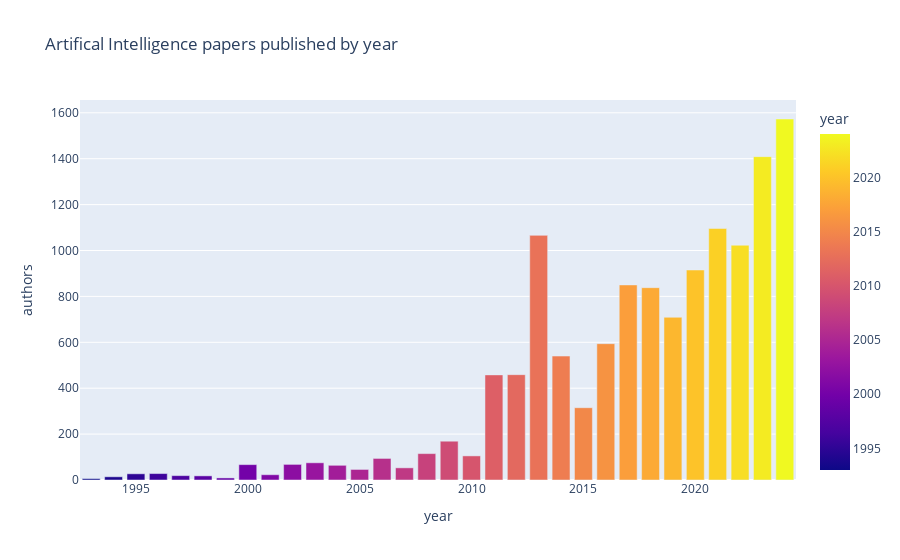

Notebook code for this chart:
### Code cell
px.bar(ai, x='year', y = 'authors', color = 'year', title="Artifical Intelligence papers published by year")

### Figure 1 — Plotly figure (JSON) as saved in the notebook; plotly's stock layout.template omitted (floating-point values rounded to 4 significant figures)
{"data": [{"hovertemplate": "year=%{marker.color}<br>authors=%{y}<extra></extra>", "legendgroup": "", "marker": {"color": [1993, 1994, 1995, 1996, 1997, 1998, 1999, 2000, 2001, 2002, 2003, 2004, 2005, 2006, 2007, 2008, 2009, 2010, 2011, 2012, 2013, 2014, 2015, 2016, 2017, 2018, 2019, 2020, 2021, 2022, 2023, 2024], "coloraxis": "coloraxis", "pattern": {"shape": ""}}, "name": "", "orientation": "v", "showlegend": false, "textposition": "auto", "type": "bar", "x": [1993, 1994, 1995, 1996, 1997, 1998, 1999, 2000, 2001, 2002, 2003, 2004, 2005, 2006, 2007, 2008, 2009, 2010, 2011, 2012, 2013, 2014, 2015, 2016, 2017, 2018, 2019, 2020, 2021, 2022, 2023, 2024], "xaxis": "x", "y": [6, 14, 27, 28, 19, 18, 9, 67, 23, 68, 75, 64, 46, 94, 53, 115, 169, 105, 458, 459, 1066, 540, 315, 594, 850, 838, 709, 915, 1096, 1023, 1409, 1573], "yaxis": "y"}], "layout": {"barmode": "relative", "coloraxis": {"colorbar": {"title": {"text": "year"}}, "colorscale": [[0, "#0d0887"], [0.1111, "#46039f"], [0.2222, "#7201a8"], [0.3333, "#9c179e"], [0.4444, "#bd3786"], [0.5556, "#d8576b"], [0.6667, "#ed7953"], [0.7778, "#fb9f3a"], [0.8889, "#fdca26"], [1, "#f0f921"]]}, "legend": {"tracegroupgap": 0}, "title": {"text": "Artifical Intelligence papers published by year"}, "xaxis": {"anchor": "y", "domain": [0, 1], "title": {"text": "year"}}, "yaxis": {"anchor": "x", "domain": [0, 1], "title": {"text": "authors"}}}}
